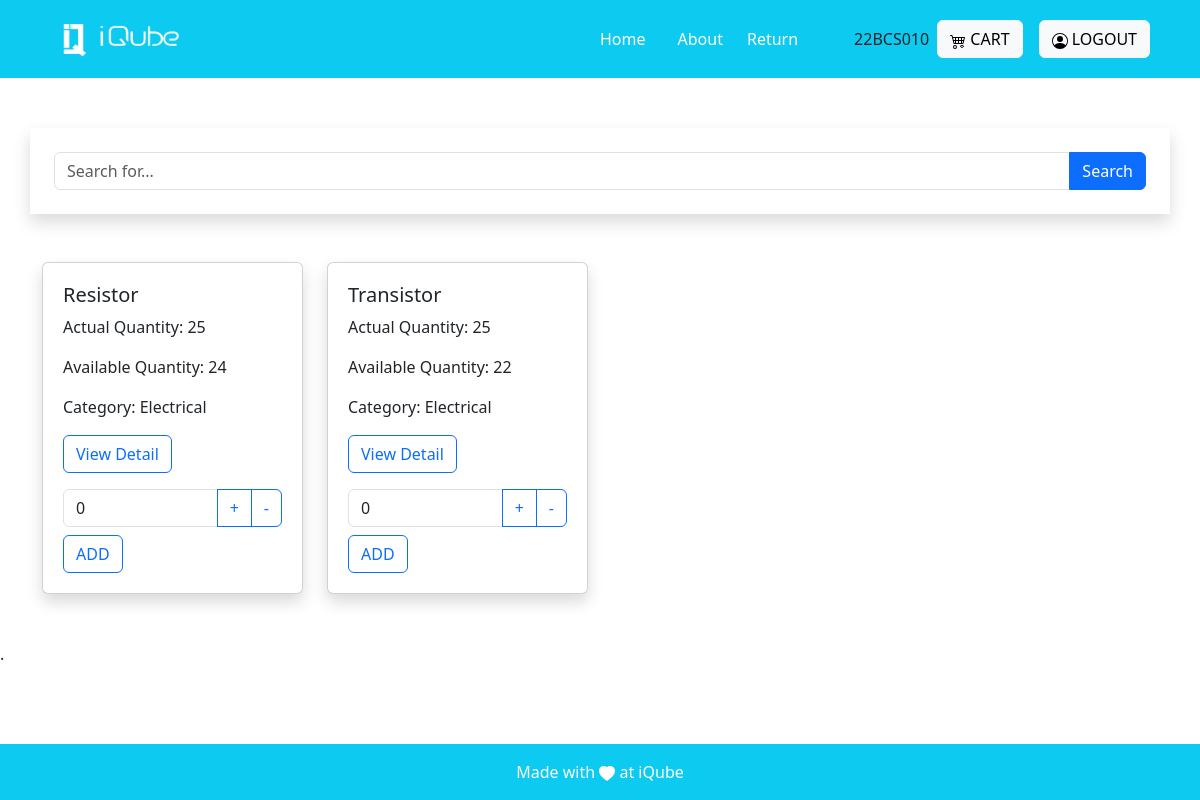
Screenshot of / (signed in) with the database file from the repository.
### invention/models.py (models this page shows, shortened)
class Product(models.Model):
    name=models.CharField(max_length=255)
    decription=models.CharField(max_length=100)
    actual_count=models.PositiveIntegerField()
    available_count=models.PositiveIntegerField()
    dummy_count = models.PositiveIntegerField()
    category= models.ForeignKey('Category', on_delete=models.CASCADE)
    created_at = models.DateTimeField(auto_now=True)
    image = models.ImageField(upload_to='images')

class Category(models.Model):
    name=models.CharField(max_length=25)
    created_by = models.ForeignKey(User, on_delete=models.CASCADE)
    created_at=models.DateTimeField(auto_now=True)
    class Meta:
        verbose_name_plural = 'Categories'
    def __str__(self):
        return str(self.name)

### invention/decorators.py (the view)
        def wrapper_func(request, *args, **kwargs):
            group = None
            if request.user.groups.exists():
                group = request.user.groups.all()[0].name
            if group in allowed_roles:
              return view_func(request, *args, **kwargs)
            else:
                return render(request, 'core/no_permission.html')

### invention/views.py (called while the page is built)
@login_required(login_url= 'login')
@allowed_user(allowed_roles=['student_user','admin', 'superadmin'])
def home(request):
    if len(request.user.username)>9:
        user = get_object_or_404(User, id=request.user.id)
        admin_group = Group.objects.get(name='admin')
        user.groups.add(admin_group)
    products = Product.objects.all()
    query = request.GET.get('query', '')
    if query:
       products = products.filter(name__icontains = query)
    return render(request, 'core/home.html', {'products': products,})

### invention/templates/core/home.html (shortened to what this page needs)
{% extends "base.html" %}
{% block base %}
<div class="container p-4 shadow mb-5" id="search">
  <form action="{% url 'Home' %}" method="get">
    <div class="input-group">
      <input type="text" name="query" value="{{query}}" class="form-control" placeholder="Search for...">
      <span class="input-group-btn">
        <button class="btn btn-search btn-primary" type="submit"> Search</button>
      </span>
    </div>
  </form>
</div>
<div class="container my-4">
  <div class="row row-cols-1 row-cols-md-4 g-4">
    {% for product in products %}
    <div class="col">
      <div class="card shadow">
        <div class="card-body">
          <h5 class="card-title">{{ product.name }}</h5>
          <p class="card-text">Actual Quantity: {{ product.actual_count }}</p>
          <p class="card-text">Available Quantity: {{ product.available_count }}</p>
          <p class="card-text">Category: {{ product.category }}</p>
          <a href="{% url 'Product_description' product.id %}" class="btn btn-outline-primary">View Detail</a>
          <form action="{% url 'add_to_cart' product.id %}" method="post" class="mt-3">
            <div class="input-group">
              <input type="number" class="form-control" min="0" value="0" name="count">
              <button class="btn btn-outline-primary" type="button" onclick="increment(this)">+</button>
              <button class="btn btn-outline-primary" type="button" onclick="decrement(this)">-</button>
            </div>
            <button class="btn btn-outline-primary mt-2" type="submit">ADD</button>
          </form>
        </div>
      </div>
    </div>
    {% endfor %}
  </div>
</div>
<div class="mb-5 mt-5">
  .
</div>
{% endblock %}

### invention/templates/base.html (shortened to what this page needs)
{% load static %}
<!DOCTYPE html>
<html lang="en">
<head>
    <link href="https://cdn.jsdelivr.net/npm/bootstrap@5.3.2/dist/css/bootstrap.min.css" rel="stylesheet"
>
</head>
<body>
    <nav class="sticky-top navbar navbar-expand-lg navbar-dark bg-info p-3">
    <div class="container">
            <a class="navbar-brand" href="#">
                <img src="{% static 'images/logo-white.png' %}" alt="Logo" height="36" width="150">
            </a>
            <div class="collapse navbar-collapse justify-content-end" id="navbarNav">
                <ul class="navbar-nav mx-5">
                    <li class="nav-item mx-2">
                        <a class="nav-link active" href="{% url 'Home'%}">Home</a>
                    </li>
                    <li class="nav-item mx-2">
                        <a class="nav-link active" href="{% url 'About' %}">About</a>
                    </li>
                    <li>
                        <a href="/return_form" class="nav-link active">Return</a>
                    </li>
                </ul>
            </div>
            {{request.user.username}}
            <div class="mt-3 mt-lg-0 mx-2">
                <a class="btn btn-light" href="{% url 'view_cart' %}">
                    CART
                </a>
            </div>
            {% if not user.is_authenticated %}
            <div class="mt-3 mt-lg-0 mx-2">
                <a class="btn btn-light" href="{% url "social:begin" 'azuread-tenant-oauth2' %}">
                    <svg xmlns="http://www.w3.org/2000/svg" width="16" height="16" fill="currentColor" class="bi bi-person-circle" viewBox="0 0 16 16">
                    <path d="M11 6a3 3 0 1 1-6 0 3 3 0 0 1 6 0"/>
                        <path fill-rule="evenodd" d="M0 8a8 8 0 1 1 16 0A8 8 0 0 1 0 8m8-7a7 7 0 0 0-5.468 11.37C3.242 11.226 4.805 10 8 10s4.757 1.225 5.468 2.37A7 7 0 0 0 8 1"/>
                    </svg>
                    LOGIN
                </a>
            </div>
            {% else %}
            <div class="mt-3 mt-lg-0 mx-2">
                <a class="btn btn-light" href="{% url 'logout' %}">
                    LOGOUT
                </a>
            </div>
            {% endif %}
        </div>
    </nav>
    <main>
        <div>
            {% block base %}{% endblock %}
        </div>
    </main>
    <footer class="bg-light text-center text-lg-start fixed-bottom">
        <div class="text-center p-2 bg-info p-3" style=" color: white;">
            <div>Made with
                <svg xmlns="http://www.w3.org/2000/svg" width="16" height="16" fill="currentColor"
                    class="bi bi-heart-fill" viewBox="0 0 16 16">
                    <path fill-rule="evenodd"
                        d="M8 1.314C12.438-3.248 23.534 4.735 8 15-7.534 4.736 3.562-3.248 8 1.314z" />
                </svg>
               at iQube
            </div>
        </div>
    </footer>
</body>
</html>
{% load sweetify %}

### invention/templates/base.html (style rules this page uses)
html { scroll-behavior:smooth; }

### invention/templates/core/home.html (style rules this page uses)
#search { margin-top: 50px; }
.btn-search { border-top-left-radius: 0; border-bottom-left-radius: 0; }
.card-body { padding: 1.25rem; }

### rows the page displays
Product: name "Resistor", actual_count "25", available_count "24", category "Electrical"
Product: name "Transistor", actual_count "25", available_count "22", category "Electrical"

### other values shown
{{ request.user.username }} "22BCS010"
